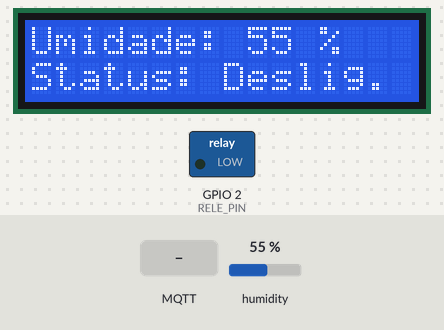
Bench run of a sketch on a simulated ESP32. Shown: 16×2 character LCD, switched loads named in the sketch (green lamp = pin HIGH). The test bench sets the inputs (shaded band); at power-on: humidity 55 %. WiFi joins after 1.5 s; servers stay silent unless stated; EEPROM starts erased; no MQTT or app messages arrive unless stated; what the sketch prints to the serial monitor is not drawn.

Above: at 5.6 s.
5.7 s: humidity set to 51 %
At 11.2 s:
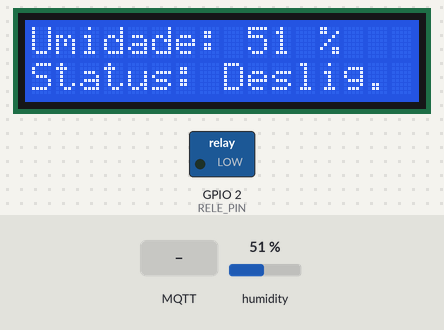
11.5 s: humidity set to 48 %
At 16.1 s:
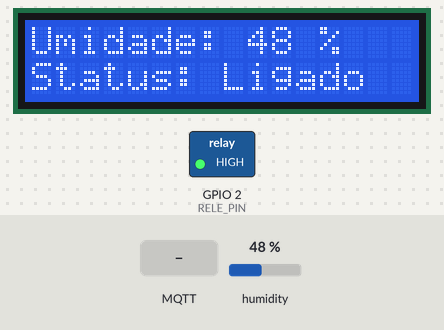
16.6 s: MQTT message "DESLIGAR" arrives on the first subscribed topic
At 21.0 s:
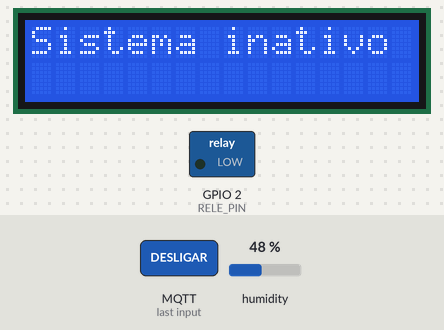
21.5 s: MQTT message "LIGAR" arrives on the first subscribed topic
At 26.2 s:
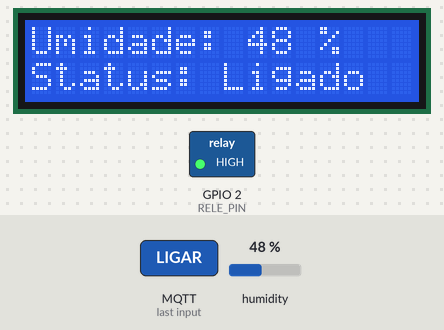
26.6 s: humidity set to 58 %
At 31.2 s:
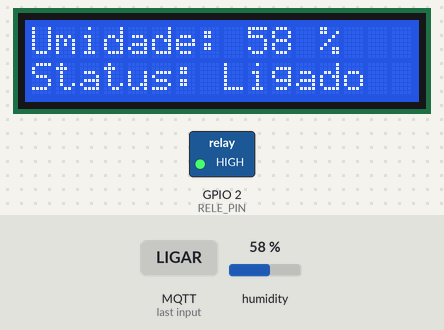
31.5 s: humidity set to 61 %
At 36.5 s:
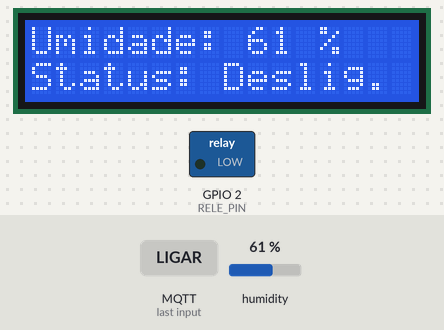
Timing chart, 0 to 37.6 s (numbered marks = the images above; inputs shaded):
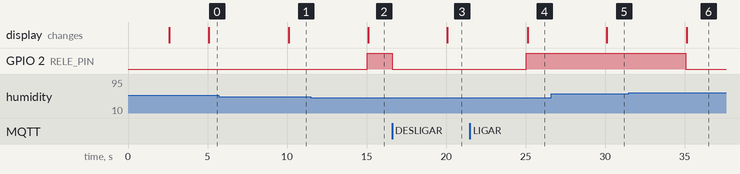

Measured:
- the behaviour switches between 50 and 49 % on humidity (found by bisection; images 1 and 2)
- the behaviour switches between 59 and 60 % on humidity (found by bisection; images 5 and 6)
- after the input at 5.7 s, the display: changes after 4.4 s (image 1)
- after the input at 11.5 s, GPIO 2 (RELE_PIN): LOW → HIGH after 3.6 s; the display: changes after 3.6 s (image 2)
- after the input at 16.6 s, GPIO 2 (RELE_PIN): HIGH → LOW at once; the display: changes after 3.5 s (image 3)
- after the input at 21.5 s, GPIO 2 (RELE_PIN): LOW → HIGH after 3.6 s; the display: changes after 3.6 s (image 4)
- after the input at 26.6 s, the display: changes after 3.5 s (image 5)
- after the input at 31.5 s, GPIO 2 (RELE_PIN): HIGH → LOW after 3.6 s; the display: changes after 3.6 s (image 6)

The sketch:

esp_mqtt.ino
```cpp
/***********************
 * ESP32 + SHT30 (I2C) + LCD + WiFiManager + MQTT
 * Controle de TOMADA via 1 relé (ativo em HIGH)
 ***********************/

#include <WiFi.h>
#include <WiFiManager.h>
#include <PubSubClient.h>
#include <Adafruit_SHT31.h>
#include <LiquidCrystal_I2C.h>
#include <cstring>
#include <Preferences.h>

#define RELE_PIN 2
#define TEMPO_BOOT_SEGURO_MS 0

// LCD
int lcdColumns = 16, lcdRows = 2;
LiquidCrystal_I2C lcd(0x27, lcdColumns, lcdRows);

// Sensor
Adafruit_SHT31 sht30 = Adafruit_SHT31();

// Controle
int statusUmid = 0;
int umidadeMinima = 50;
int umidadeMaxima = 60;
bool sistemaAtivo = true;

Preferences prefs;

// MQTT
WiFiClient wifiClient;
PubSubClient mqttClient(wifiClient);

const char* MQTT_HOST = "broker.hivemq.com";
const uint16_t MQTT_PORT = 1883;

String deviceId;
String baseTopic, topicUmidade, topicStatus, topicConfigAtual, topicComando, topicConfig, topicConn;

// Timers
unsigned long lastSensorMs = 0;
const unsigned long INTERVALO_SENSOR_MS = 5000;

// ==================== PROTEÇÕES / ROBUSTEZ ====================

// Fail-safe de leitura (NaN / falhas seguidas)
int falhasSeguidas = 0;
const int FALHAS_MAX = 3;   // após 3 leituras ruins, força OFF

// Anti-condensação (heater)
const float LIMITE_UMID_HEATER = 95.0;           // acima disso pode acionar heater
const unsigned long HEATER_INTERVAL_MS = 60000;  // no máximo 1 vez por minuto
unsigned long ultimoHeaterMs = 0;

// Proteção 1: tempo máximo ligado sem atingir o limite
unsigned long momentoLigouUmidificador = 0;
const unsigned long TEMPO_MAX_LIGADO_MS = 20UL * 60UL * 1000UL; // 20 minutos

// Proteção 2: muito tempo com umidade >= 98%
bool contandoAcima98 = false;
unsigned long momentoAcima98 = 0;
const unsigned long TEMPO_MAX_UMID_ALTA_MS = 10UL * 60UL * 1000UL; // 10 minutos

// Wi-Fi / MQTT estado
bool wifiConectado = false;
bool mqttHabilitado = true;   // se falhar 5x, desabilita novas tentativas

// ===============================================================

// --- LCD ---
void lcdSplash(const char* l1, const char* l2 = "", uint16_t holdMs = 700) {
  lcd.clear();
  if (l1 && *l1) { lcd.setCursor((16 - (int)strlen(l1))/2, 0); lcd.print(l1); }
  if (l2 && *l2) { lcd.setCursor((16 - (int)strlen(l2))/2, 1); lcd.print(l2); }
  delay(holdMs);
}

void mostrarUmidadeStatus(float umidade, int status) {
  lcd.clear();
  lcd.setCursor(0, 0);
  lcd.print("Umidade: ");
  if (!isnan(umidade)) { lcd.print(umidade, 0); lcd.print(" %"); }
  else { lcd.print("--"); }
  lcd.setCursor(0, 1);
  lcd.print("Status: ");
  lcd.print(status ? "Ligado" : "Deslig.");
}

// --- Relé ---
void aplicarSaidaRele(int novoStatus) {
  if (novoStatus == 1) {
    digitalWrite(RELE_PIN, HIGH);  // liga o relé
    Serial.print("Rele: Ligado");
  } else {
    digitalWrite(RELE_PIN, LOW);   // desliga o relé
    Serial.print("Rele: Desligado");
  }
}

// --- Anti-condensação / heater ---
void usarHeaterSePrecisar(float umidade) {
  unsigned long agora = millis();

  // só considera heater se estiver MUITO úmido
  if (umidade < LIMITE_UMID_HEATER) return;

  // limita frequência de uso
  if (agora - ultimoHeaterMs < HEATER_INTERVAL_MS) return;

  ultimoHeaterMs = agora;
  Serial.println("Heater SHT30: ativando para secar sensor...");

  sht30.heater(true);
  delay(800);                  // aquece ~0,8 s
  (void)sht30.readHumidity();  // descarta 1 leitura
  sht30.heater(false);
  delay(50);
}

// --- Publicações MQTT ---
void publicarConfigAtual(bool retain = true) {
  String json = String("{\"umidadeMinima\":") + umidadeMinima +
                ",\"umidadeMaxima\":" + umidadeMaxima + "}";
  mqttClient.publish(topicConfigAtual.c_str(), json.c_str(), retain);
  Serial.print("Publicou config atual: ");
  Serial.println(json);
}

void publicarStatusRetido() {
  mqttClient.publish(topicStatus.c_str(), String(statusUmid).c_str(), true);
  Serial.print("Publicou status: ");
  Serial.println(statusUmid ? "Ligado" : "Desligado");
}

void publicarUmidade(float umid) {
  char buf[16]; dtostrf(umid, 0, 1, buf);
  mqttClient.publish(topicUmidade.c_str(), buf, false);
  Serial.print("Publicou umidade: ");
  Serial.println(buf);
}

// --- NVS ---
void carregarLimitesNVS() {
  Serial.println("Carregando limites da NVS...");
  if (prefs.begin("umid_cfg", true)) {
    umidadeMinima = prefs.getInt("uMin", umidadeMinima);
    umidadeMaxima = prefs.getInt("uMax", umidadeMaxima);
    prefs.end();
  }
  Serial.printf("Limites carregados: Min=%d Max=%d\n", umidadeMinima, umidadeMaxima);
}

void salvarLimitesNVS() {
  Serial.println("Salvando limites na NVS...");
  if (prefs.begin("umid_cfg", false)) {
    prefs.putInt("uMin", umidadeMinima);
    prefs.putInt("uMax", umidadeMaxima);
    prefs.end();
  }
  Serial.printf("Limites salvos: Min=%d Max=%d\n", umidadeMinima, umidadeMaxima);
}

// --- MQTT callback ---
void mqttCallback(char* topic, byte* payload, unsigned int length) {
  String top = String(topic);
  String msg; msg.reserve(length+1);
  for (unsigned int i=0; i<length; i++) msg += (char)payload[i];
  Serial.printf("Mensagem MQTT recebida [%s]: %s\n", topic, msg.c_str());

  if (top == topicComando) {
    if (msg.equalsIgnoreCase("LIGAR")) {
      sistemaAtivo = true;
      Serial.println("Comando: LIGAR sistema");
    } else if (msg.equalsIgnoreCase("DESLIGAR")) {
      sistemaAtivo = false;
      statusUmid = 0;
      aplicarSaidaRele(statusUmid);
      publicarStatusRetido();
      Serial.println("Comando: DESLIGAR sistema");
    }
  }
  else if (top == topicConfig) {
    int idxMin = msg.indexOf("\"umidadeMinima\"");
    int idxMax = msg.indexOf("\"umidadeMaxima\"");
    if (idxMin >= 0) {
      int c = msg.indexOf(':', idxMin); int e = msg.indexOf(',', c); if (e<0) e = msg.indexOf('}', c);
      if (c>0 && e>c) umidadeMinima = msg.substring(c+1, e).toInt();
    }
    if (idxMax >= 0) {
      int c = msg.indexOf(':', idxMax); int e = msg.indexOf(',', c); if (e<0) e = msg.indexOf('}', c);
      if (c>0 && e>c) umidadeMaxima = msg.substring(c+1, e).toInt();
    }
    salvarLimitesNVS();
    publicarConfigAtual(true);
  }
}

// --- WiFi e MQTT ---
void conectaWiFiComWiFiManager() {
  Serial.println("Conectando WiFi...");
  WiFi.mode(WIFI_STA);
  WiFiManager wm;

  // dá 2 minutos para o usuário conectar no portal
  wm.setConfigPortalTimeout(120);  // 120 segundos
  // opcional: tempo máximo tentando conectar numa rede já salva
  wm.setConnectTimeout(30);

  bool ok = wm.autoConnect("UMID-Setup");
  if (!ok) {
    Serial.println("WiFiManager: não conectou em 2 minutos. Seguindo em modo OFFLINE (sem WiFi/MQTT).");
    wifiConectado = false;
    return;
  }

  wifiConectado = true;
  Serial.print("WiFi conectado! IP: ");
  Serial.println(WiFi.localIP());
}

void reconnectMQTT() {
  if (!wifiConectado) {
    // sem Wi-Fi, não faz sentido tentar MQTT
    return;
  }
  if (!mqttHabilitado) {
    // já falhou demais, não tenta mais
    return;
  }

  mqttClient.setServer(MQTT_HOST, MQTT_PORT);
  mqttClient.setCallback(mqttCallback);

  int tentativas = 0;
  while (!mqttClient.connected() && tentativas < 5) {
    String clientId = "ESP32-UMID-" + String((uint32_t)ESP.getEfuseMac(), HEX);
    Serial.print("Conectando MQTT como ");
    Serial.println(clientId);

    bool ok = mqttClient.connect(clientId.c_str());
    if (ok) {
      Serial.println("MQTT conectado!");
      mqttClient.subscribe(topicComando.c_str());
      mqttClient.subscribe(topicConfig.c_str());
      publicarStatusRetido();
      publicarConfigAtual(true);
      mqttClient.publish(topicConn.c_str(), "ONLINE", true);
      return; // conectado com sucesso
    } else {
      Serial.print("Falha MQTT, rc=");
      Serial.print(mqttClient.state());
      Serial.println(" Tentando novamente em 1.5s...");
      tentativas++;
      delay(1500);
    }
  }

  if (!mqttClient.connected()) {
    Serial.println("Falha MQTT após 5 tentativas. Seguindo SEM MQTT (controle local apenas).");
    mqttHabilitado = false;
  }
}

void setup() {
  Serial.begin(9600);
  pinMode(RELE_PIN, OUTPUT);
  digitalWrite(RELE_PIN, LOW);

  lcd.init(); lcd.backlight();
  lcdSplash("Inicializando");

  if (!sht30.begin(0x44)) {
    Serial.println("Erro: SHT30 não encontrado!");
    lcdSplash("Erro", "SHT30");
    while (1) delay(10);
  }

  deviceId = "31a7dbcc";
  baseTopic = String("alissondev007/umidificador/") + deviceId;
  topicUmidade     = baseTopic + "/umidade";
  topicStatus      = baseTopic + "/status";
  topicConfigAtual = baseTopic + "/config-atual";
  topicComando     = baseTopic + "/comando";
  topicConfig      = baseTopic + "/config";
  topicConn        = baseTopic + "/conn";

  Serial.println("Tópicos MQTT configurados:");
  Serial.println(baseTopic);

  carregarLimitesNVS();
  conectaWiFiComWiFiManager();

  if (wifiConectado) {
    reconnectMQTT();
  } else {
    Serial.println("Iniciando em modo OFFLINE (sem WiFi/MQTT).");
  }

  publicarConfigAtual(true);
  mostrarUmidadeStatus(NAN, statusUmid);

  if (TEMPO_BOOT_SEGURO_MS > 0) delay(TEMPO_BOOT_SEGURO_MS);
}

void loop() {
  // Só mexe com MQTT se tiver WiFi e MQTT habilitado
  if (wifiConectado && mqttHabilitado) {
    if (!mqttClient.connected()) reconnectMQTT();
    if (mqttClient.connected()) mqttClient.loop();
  }

  unsigned long now = millis();
  if (now - lastSensorMs >= INTERVALO_SENSOR_MS) {
    lastSensorMs = now;

    float umidade = sht30.readHumidity();

    // ===== Fail-safe de leitura (NaN) =====
    if (isnan(umidade)) {
      falhasSeguidas++;
      Serial.println("Falha leitura SHT30 (NaN)");

      if (falhasSeguidas >= FALHAS_MAX) {
        Serial.println("FAIL-SAFE: muitas falhas → DESLIGAR umidificador e desativar sistema.");
        statusUmid = 0;
        aplicarSaidaRele(statusUmid);
        publicarStatusRetido();
        sistemaAtivo = false;  // trava até comando LIGAR ou reboot
      }

      lcdSplash("Erro no", "Sensor", 600);
      return;   // não tenta controlar nada neste ciclo
    }

    // se chegou aqui, leitura é boa
    falhasSeguidas = 0;

    Serial.print("Umidade lida: ");
    Serial.println(umidade);

    publicarUmidade(umidade);
    usarHeaterSePrecisar(umidade);  // anti-condensação

    if (sistemaAtivo) {
      if (umidade < umidadeMinima && statusUmid != 1) {
        Serial.println("Umidade abaixo do mínimo → LIGAR umidificador");
        statusUmid = 1;
        momentoLigouUmidificador = millis();  // marca momento que ligou
        aplicarSaidaRele(statusUmid);
        publicarStatusRetido();
      } else if (umidade >= umidadeMaxima && statusUmid != 0) {
        Serial.println("Umidade acima do máximo → DESLIGAR umidificador");
        statusUmid = 0;
        aplicarSaidaRele(statusUmid);
        publicarStatusRetido();
      } else {
        Serial.println("Umidade dentro da faixa → mantém estado");
        aplicarSaidaRele(statusUmid);
      }
    } else {
      Serial.println("Sistema inativo. Relé desligado.");
      aplicarSaidaRele(0);
      lcd.setCursor(0, 0); lcd.print("Sistema inativo ");
      lcd.setCursor(0, 1); lcd.print("                ");
      delay(2000);
      return;
    }

    // ===== Proteção 1: muito tempo ligado sem atingir o máximo =====
    if (statusUmid == 1) {
      unsigned long tempoLigado = millis() - momentoLigouUmidificador;
      if (tempoLigado > TEMPO_MAX_LIGADO_MS && umidade < (umidadeMaxima - 2)) {
        Serial.println("PROTEÇÃO 1: Muito tempo ligado e umidade não atingiu o máximo.");
        Serial.println("Desligando umidificador e desativando sistema por segurança.");
        statusUmid = 0;
        aplicarSaidaRele(statusUmid);
        publicarStatusRetido();
        sistemaAtivo = false;
      }
    }

    // ===== Proteção 2: muito tempo com umidade >= 98% =====
    if (umidade >= 98.0) {
      if (!contandoAcima98) {
        contandoAcima98 = true;
        momentoAcima98 = millis();
        Serial.println("Proteção 2: começou contagem de umidade >= 98%.");
      } else {
        unsigned long tempoAlta = millis() - momentoAcima98;
        if (tempoAlta > TEMPO_MAX_UMID_ALTA_MS) {
          Serial.println("PROTEÇÃO 2: Umidade >= 98% por muito tempo. Desligando e desativando sistema por segurança.");
          statusUmid = 0;
          aplicarSaidaRele(statusUmid);
          publicarStatusRetido();
          sistemaAtivo = false;
        }
      }
    } else {
      if (contandoAcima98) {
        Serial.println("Proteção 2: umidade voltou a < 98%, resetando contagem.");
      }
      contandoAcima98 = false;
    }

    mostrarUmidadeStatus(umidade, statusUmid);
  }
}
```
